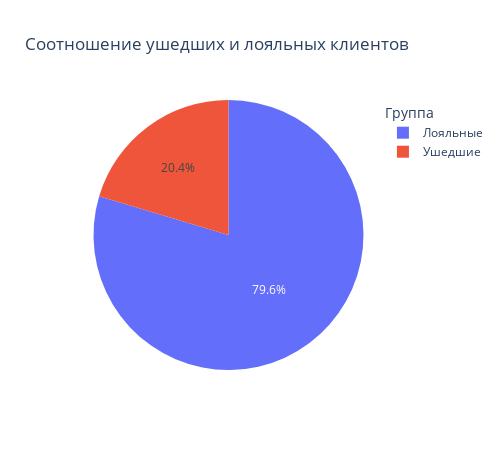

The cell this chart's notebook holds for it:
### Code cell
pie_data = churn_data.groupby('Exited')['Exited'].count()


fig = px.pie(
    data_frame=pie_data,
    names=['Лояльные', 'Ушедшие'],
    values=pie_data,
    title='Соотношение ушедших и лояльных клиентов',
    width=500,
    height=450
    
)

fig.update_layout(legend_title='Группа')

fig.show()
fig.write_html('files to share/pie.html')

### Figure 1 — Plotly figure (JSON) as saved in the notebook; plotly's stock layout.template omitted (floating-point values rounded to 4 significant figures)
{"data": [{"domain": {"x": [0, 1], "y": [0, 1]}, "hovertemplate": "label=%{label}<br>value=%{value}<extra></extra>", "labels": ["Лояльные", "Ушедшие"], "legendgroup": "", "name": "", "showlegend": true, "type": "pie", "values": [7963, 2037]}], "layout": {"height": 450, "legend": {"title": {"text": "Группа"}, "tracegroupgap": 0}, "title": {"text": "Соотношение ушедших и лояльных клиентов"}, "width": 500}}
